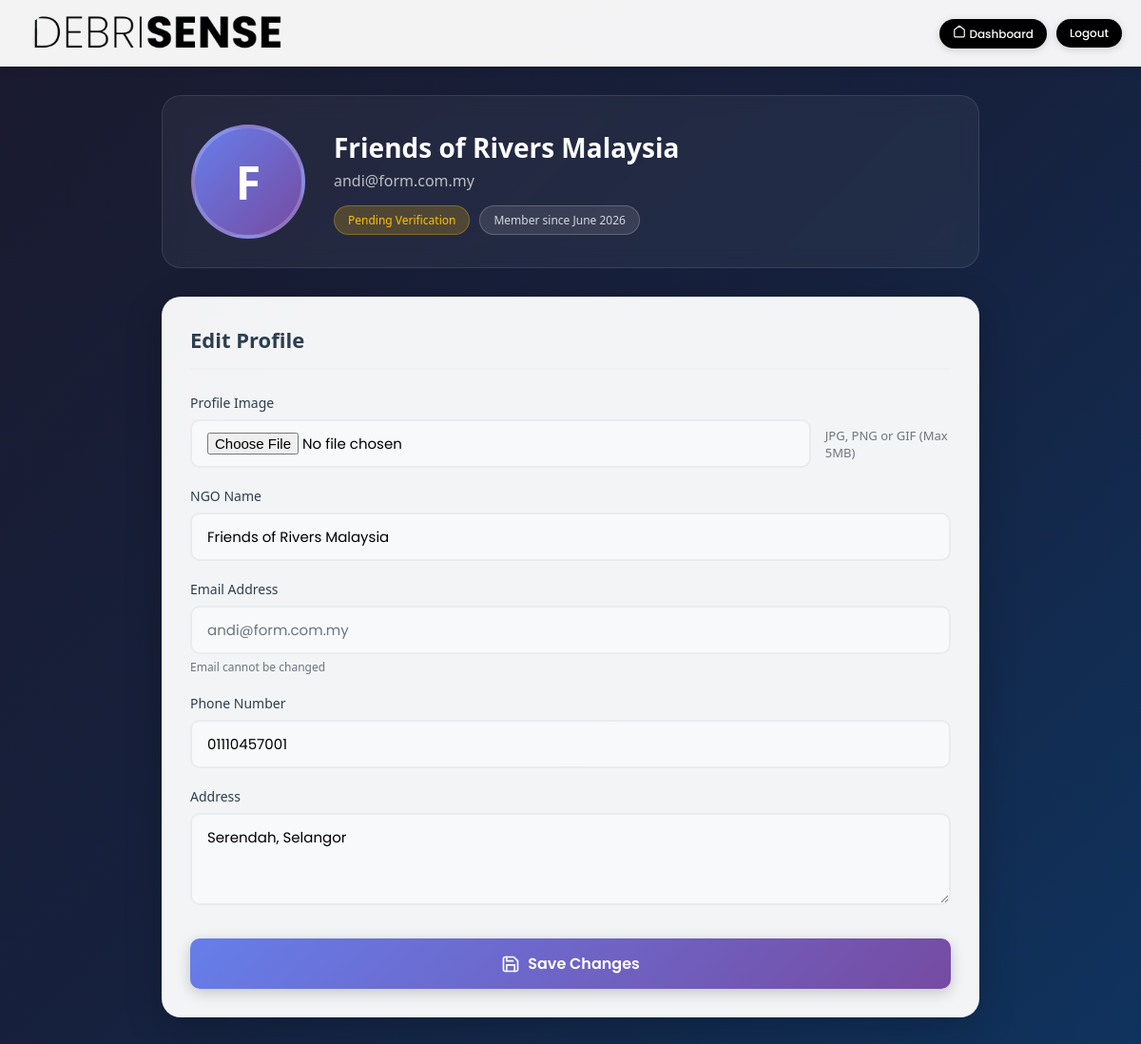
Page /ngo/profile (signed in) on the committed database.
### models.py (models this page shows, shortened)
class User(UserMixin, db.Model):
    __tablename__ = 'users'
    id = db.Column(db.Integer, primary_key=True)
    email = db.Column(db.String(150), unique=True, nullable=False, index=True)
    password_hash = db.Column(db.String(256), nullable=False)
    ngo_name = db.Column(db.String(150), nullable=False)
    phone = db.Column(db.String(20), nullable=True)
    address = db.Column(db.Text, nullable=True)
    profile_image = db.Column(db.String(255), nullable=True, default='default_profile.png')
    is_active = db.Column(db.Boolean, default=True)
    is_verified = db.Column(db.Boolean, default=False)
    created_at = db.Column(db.DateTime, default=datetime.utcnow)
    updated_at = db.Column(db.DateTime, default=datetime.utcnow, onupdate=datetime.utcnow)

### app.py (the view)
@app.route('/ngo/profile')
@ngo_required
def ngo_profile():
    return render_template('ngo_profile.html', user=current_user, rivers=[])

### app.py (called while the page is built)
@login_manager.user_loader
def load_user(user_id):
    if user_id.startswith('admin_'):
        admin_id = int(user_id.replace('admin_', ''))
        return Admin.query.get(admin_id)
    elif user_id.startswith('user_'):
        ngo_id = int(user_id.replace('user_', ''))
        return User.query.get(ngo_id)
    return None

def ngo_required(f):
    @wraps(f)
    def decorated_function(*args, **kwargs):
        if not current_user.is_authenticated:
            if request.path.startswith('/api/'):
                return jsonify({'success': False, 'error': 'Authentication required'}), 401
            flash('Please log in to access this page.', 'warning')
            return redirect(url_for('login'))
        if not isinstance(current_user, User):
            if request.path.startswith('/api/'):
                return jsonify({'success': False, 'error': 'Access denied. NGO account required.'}), 403
            flash('Access denied. NGO account required.', 'error')
            return redirect(url_for('index'))
        return f(*args, **kwargs)
    return decorated_function

### templates/ngo_profile.html (shortened to what this page needs)
<!DOCTYPE html>
<html lang="en">
<head>
    <link rel="stylesheet" href="{{ url_for('static', filename='css/style.css') }}">
    <link rel="stylesheet" href="{{ url_for('static', filename='css/auth.css') }}">
    <link rel="stylesheet" href="{{ url_for('static', filename='css/profile.css') }}">
</head>
<body class="profile-page">
    <nav class="navbar">
        <div class="navbar-container">
            <a href="{{ url_for('ngo_dashboard') }}" class="navbar-logo" id="navbar-logo">
                <img src="{{ url_for('static', filename='img/debrisenseLogo.png') }}" alt="DebriSense Logo">
            </a>
            <div class="navbar-actions">
                <a href="{{ url_for('ngo_dashboard') }}" class="navbar-btn desktop-btn profile-nav-btn">
                    Dashboard
                </a>
                <a href="{{ url_for('ngo_logout') }}" class="navbar-btn desktop-btn profile-nav-btn logout-btn">Logout</a>
            </div>
        </div>
    </nav>
    <main class="profile-content">
        <div class="profile-container">
            <div class="profile-header">
                <div class="profile-avatar">
                    {% if user.profile_image and user.profile_image != 'default_profile.png' %}
                        <img src="{{ url_for('static', filename='img/profiles/' + user.profile_image) }}" alt="Profile">
                    {% else %}
                        <div class="avatar-placeholder">
                            {{ user.ngo_name[0].upper() }}
                        </div>
                    {% endif %}
                </div>
                <div class="profile-info">
                    <h1>{{ user.ngo_name }}</h1>
                    <p class="profile-email">{{ user.email }}</p>
                    <div class="profile-badges">
                        {% if user.is_verified %}
                            <span class="badge verified">✓ Verified NGO</span>
                        {% else %}
                            <span class="badge pending">Pending Verification</span>
                        {% endif %}
                        <span class="badge member-since">Member since {{ user.created_at.strftime('%B %Y') if user.created_at else 'N/A' }}</span>
                    </div>
                </div>
            </div>
            <div class="profile-card">
                <h2>Edit Profile</h2>
                <form method="POST" action="{{ url_for('update_ngo_profile') }}" enctype="multipart/form-data" class="profile-form">
                    <div class="form-group">
                        <label for="profile_image">Profile Image</label>
                        <div class="image-upload">
                            <input type="file" id="profile_image" name="profile_image" accept="image/*">
                            <span class="upload-hint">JPG, PNG or GIF (Max 5MB)</span>
                        </div>
                    </div>
                    <div class="form-group">
                        <label for="ngo_name">NGO Name</label>
                        <input type="text" id="ngo_name" name="ngo_name" value="{{ user.ngo_name }}" required>
                    </div>
                    <div class="form-group">
                        <label for="email">Email Address</label>
                        <input type="email" id="email" value="{{ user.email }}" disabled>
                        <span class="form-hint">Email cannot be changed</span>
                    </div>
                    <div class="form-group">
                        <label for="phone">Phone Number</label>
                        <input type="tel" id="phone" name="phone" value="{{ user.phone or '' }}" placeholder="+60 12-345 6789">
                    </div>
                    <div class="form-group">
                        <label for="address">Address</label>
                        <textarea id="address" name="address" rows="3" placeholder="Your NGO address">{{ user.address or '' }}</textarea>
                    </div>
                    <button type="submit" class="submit-btn">
                        Save Changes
                    </button>
                </form>
            </div>
        </div>
    </main>
</body>
</html>

### static/css/style.css (style rules this page uses)
* { margin: 0; padding: 0; box-sizing: border-box; }
html, body { min-height: 100%; width: 100%; font-family: 'Segoe UI', Tahoma, Geneva, Verdana, sans-serif; overflow-x: hidden; }
html:not(:has(#map)), body:not(:has(#map)) { overflow-y: auto; }
.navbar { position: fixed; top: 0; left: 0; width: 100%; height: 70px; background: rgba(255, 255, 255, 0.95); box-shadow: 0 2px 10px rgba(0, 0, 0, 0.1); z-index: 1000; -webkit-backdrop-filter: blur(10px); backdrop-filter: blur(10px); }
.navbar-container { display: flex; align-items: center; justify-content: space-between; height: 100%; padding: 0 20px; max-width: 100%; }
.navbar-logo { display: flex; align-items: center; }
.navbar-logo img { height: 50px; width: auto; object-fit: contain; }
.navbar-btn { background-color: #000000; color: #ffffff; font-family: 'Poppins', sans-serif; font-size: 14px; font-weight: 500; padding: 12px 28px; border: none; border-radius: 50px; cursor: pointer; transition: all 0.3s ease; box-shadow: 0 2px 8px rgba(0, 0, 0, 0.15); text-decoration: none; display: inline-flex; align-items: center; justify-content: center; }
.desktop-btn { display: block; }

### static/css/auth.css (style rules this page uses)
.form-group { margin-bottom: 20px; }
.form-group label { display: block; font-size: 14px; font-weight: 600; color: #2c3e50; margin-bottom: 8px; }
.form-group input, .form-group textarea { width: 100%; padding: 12px 16px; border: 2px solid #e1e8ed; border-radius: 10px; font-family: 'Poppins', sans-serif; font-size: 14px; transition: all 0.3s ease; background: #f8f9fa; }
.form-group textarea { resize: vertical; }
.submit-btn { width: 100%; background-color: #000000; color: white; font-family: 'Poppins', sans-serif; font-size: 16px; font-weight: 600; padding: 14px 28px; border: none; border-radius: 50px; cursor: pointer; transition: all 0.3s ease; display: flex; align-items: center; justify-content: center; gap: 10px; box-shadow: 0 4px 15px rgba(0, 0, 0, 0.2); margin-top: 10px; }
.submit-btn .btn-icon { width: 20px; height: 20px; }

### rows in the picture
User: ngo_name "F", ngo_name "Friends of Rivers Malaysia", email "andi@form.com.my", created_at "June 2026", phone "01110457001", address "Serendah, Selangor"
